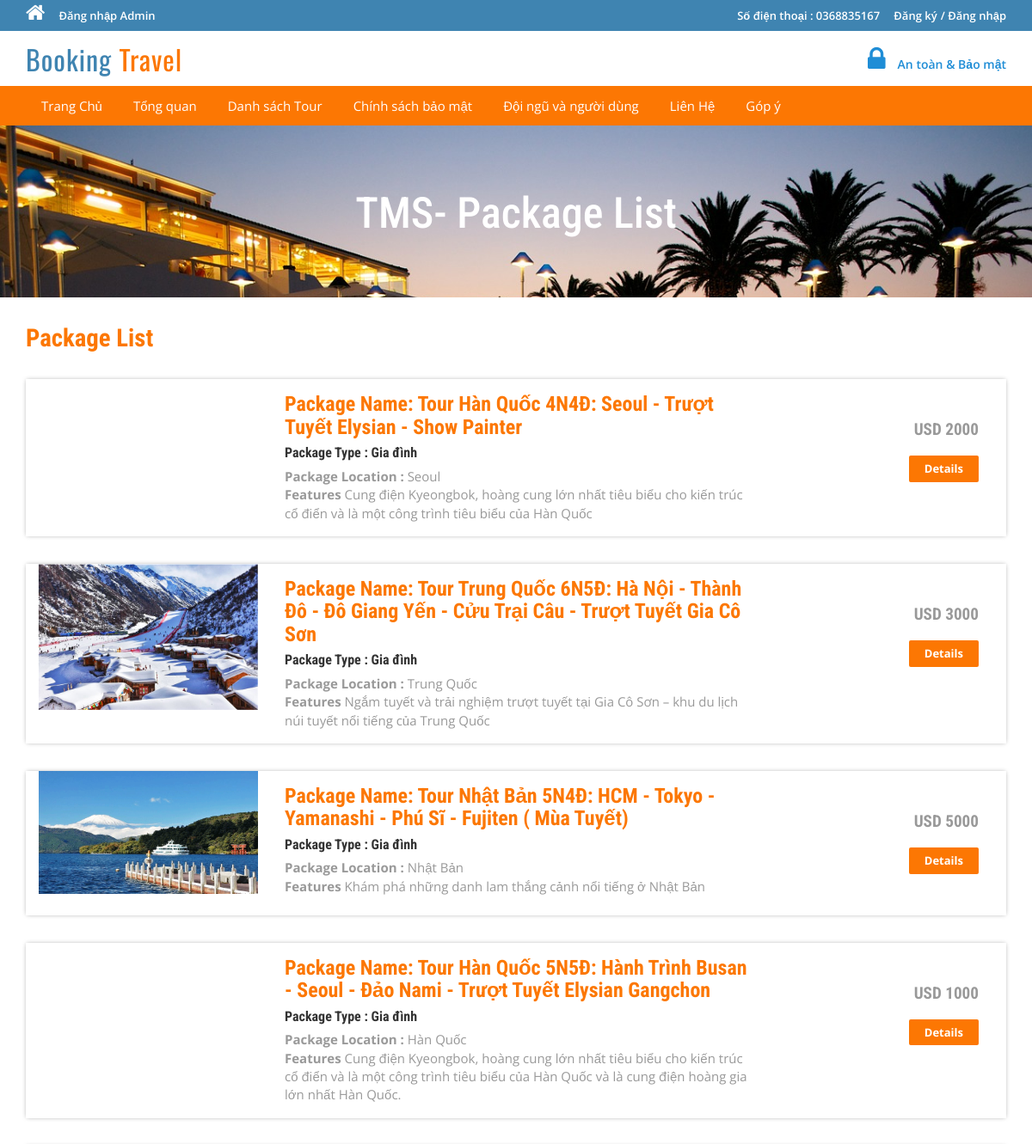
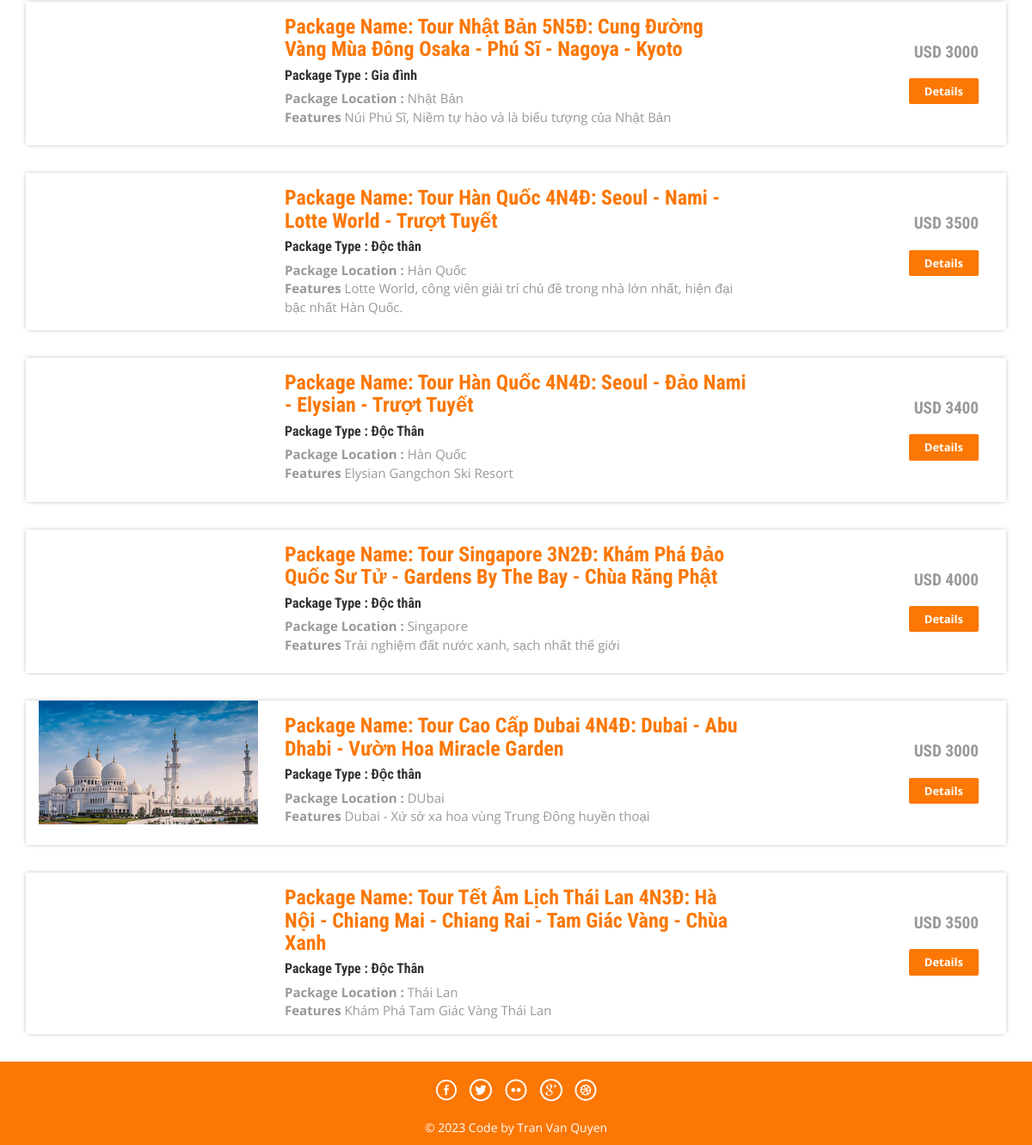
The page /tms/package-list.php on the database its author committed (2 pictures, top to bottom).
### tables this page shows
CREATE TABLE `tbltourpackages` (
  `PackageId` int(11) NOT NULL,
  `PackageName` longtext DEFAULT NULL,
  `PackageType` longtext DEFAULT NULL,
  `PackageLocation` longtext DEFAULT NULL,
  `PackagePrice` int(11) DEFAULT NULL,
  `PackageFetures` longtext DEFAULT NULL,
  `PackageDetails` longtext DEFAULT NULL,
  `PackageImage` varchar(100) DEFAULT NULL,
  `Creationdate` timestamp NULL DEFAULT current_timestamp(),
  `UpdationDate` timestamp NULL DEFAULT NULL ON UPDATE current_timestamp()
);

### tms/package-list.php (the view, shortened to what this page needs)
<?php
include('includes/config.php');
?>
<!DOCTYPE HTML>
<html>
<head>
<link href="css/bootstrap.css" rel='stylesheet' type='text/css' />
<link href="css/style.css" rel='stylesheet' type='text/css' />
<link href="css/font-awesome.css" rel="stylesheet">
<link href="css/animate.css" rel="stylesheet" type="text/css" media="all">
</head>
<body>
<?php include('includes/header.php');?>
<div class="banner-3">
	<div class="container">
		<h1 class="wow zoomIn animated animated" data-wow-delay=".5s" style="visibility: visible; animation-delay: 0.5s; animation-name: zoomIn;"> TMS- Package List</h1>
	</div>
</div>
<div class="rooms">
	<div class="container">
		<div class="room-bottom">
			<h3>Package List</h3>
<?php $sql = "SELECT * from tbltourpackages";
$query = $dbh->prepare($sql);
$query->execute();
$results=$query->fetchAll(PDO::FETCH_OBJ);
if($query->rowCount() > 0)
{
foreach($results as $result)
{	?>
			<div class="rom-btm">
				<div class="col-md-3 room-left wow fadeInLeft animated" data-wow-delay=".5s">
					<img src="admin/pacakgeimages/<?php echo htmlentities($result->PackageImage);?>" class="img-responsive" alt="">
				</div>
				<div class="col-md-6 room-midle wow fadeInUp animated" data-wow-delay=".5s">
					<h4>Package Name: <?php echo htmlentities($result->PackageName);?></h4>
					<h6>Package Type : <?php echo htmlentities($result->PackageType);?></h6>
					<p><b>Package Location :</b> <?php echo htmlentities($result->PackageLocation);?></p>
					<p><b>Features</b> <?php echo htmlentities($result->PackageFetures);?></p>
				</div>
				<div class="col-md-3 room-right wow fadeInRight animated" data-wow-delay=".5s">
					<h5>USD <?php echo htmlentities($result->PackagePrice);?></h5>
					<a href="package-details.php?pkgid=<?php echo htmlentities($result->PackageId);?>" class="view">Details</a>
				</div>
				<div class="clearfix"></div>
			</div>
<?php }} ?>
		</div>
	</div>
</div>
<?php include('includes/footer.php');?>
</body>
</html>

### tms/includes/header.php (shortened to what this page needs)
<?php if($_SESSION['login'])
{?>
<div class="top-header">
	<div class="container">
		<ul class="tp-hd-lft wow fadeInLeft animated" data-wow-delay=".5s">
			<li class="hm"><a href="index.html"><i class="fa fa-home"></i></a></li>
			<li class="prnt"><a href="profile.php">My Profile</a></li>
				<li class="prnt"><a href="change-password.php">Change Password</a></li>
			<li class="prnt"><a href="tour-history.php">My Tour History</a></li>
			<li class="prnt"><a href="issuetickets.php">Issue Tickets</a></li>
		</ul>
		<ul class="tp-hd-rgt wow fadeInRight animated" data-wow-delay=".5s">
			<li class="tol">Welcome :</li>
			<li class="sig"><?php echo htmlentities($_SESSION['login']);?></li>
			<li class="sigi"><a href="logout.php" >/ Logout</a></li>
        </ul>
		<div class="clearfix"></div>
	</div>
</div><?php } else {?>
<div class="top-header">
	<div class="container">
		<ul class="tp-hd-lft wow fadeInLeft animated" data-wow-delay=".5s">
			<li class="hm"><a href="index.php"><i class="fa fa-home"></i></a></li>
				<li class="hm"><a href="admin/index.php">Đăng nhập Admin</a></li>
		</ul>
		<ul class="tp-hd-rgt wow fadeInRight animated" data-wow-delay=".5s">
			<li class="tol">Số điện thoại : 0368835167</li>
			<li class="sig"><a href="#" data-toggle="modal" data-target="#myModal" >Đăng ký</a></li>
			<li class="sigi"><a href="#" data-toggle="modal" data-target="#myModal4" >/ Đăng nhập</a></li>
        </ul>
		<div class="clearfix"></div>
	</div>
</div>
<?php }?>
<div class="header">
	<div class="container">
		<div class="logo wow fadeInDown animated" data-wow-delay=".5s">
			<a href="index.php">Booking <span>Travel</span></a>
		</div>
		<div class="lock fadeInDown animated" data-wow-delay=".5s">
			<li><i class="fa fa-lock"></i></li>
            <li><div class="securetxt">An toàn &amp; Bảo mật </div></li>
		</div>
		<div class="clearfix"></div>
	</div>
</div>
<div class="footer-btm wow fadeInLeft animated" data-wow-delay=".5s">
	<div class="container">
	<div class="navigation">
			<nav class="navbar navbar-default">
				<div class="collapse navbar-collapse nav-wil" id="bs-example-navbar-collapse-1">
					<nav class="cl-effect-1">
						<ul class="nav navbar-nav">
							<li><a href="index.php">Trang Chủ</a></li>
							<li><a href="about.php">Tổng quan</a></li>
								<li><a href="package-list.php">Danh sách Tour</a></li>
								<li><a href="page.php?type=privacy">Chính sách bảo mật</a></li>
								<li><a href="page.php?type=terms">Đội ngũ và người dùng</a></li>
								<li><a href="page.php?type=contact">Liên Hệ</a></li>
								<?php if($_SESSION['login'])
{?>
								<li>Need Help?<a href="#" data-toggle="modal" data-target="#myModal3"> / Write Us </a>  </li>
								<?php } else { ?>
								<li><a href="enquiry.php"> Góp ý </a>  </li>
								<?php } ?>
								<div class="clearfix"></div>
						</ul>
					</nav>
				</div>
			</nav>
		</div>
	</div>
</div>

### tms/includes/footer.php
<div class="copy-right">
	<div class="container">
		<div class="footer-social-icons wow fadeInDown animated animated" data-wow-delay=".5s" style="visibility: visible; animation-delay: 0.5s; animation-name: fadeInDown;">
			<ul>
				<li><a class="facebook" href="#"><span>Facebook</span></a></li>
				<li><a class="twitter" href="#"><span>Twitter</span></a></li>
				<li><a class="flickr" href="#"><span>Flickr</span></a></li>
				<li><a class="googleplus" href="#"><span>Google+</span></a></li>
				<li><a class="dribbble" href="#"><span>Dribbble</span></a></li>
			</ul>
		</div>
		<p class="wow zoomIn animated animated" data-wow-delay=".5s" style="visibility: visible; animation-delay: 0.5s; animation-name: zoomIn;">© 2023 Code by Tran Van Quyen </p>
	</div>
</div>

### tms/css/style.css (style rules this page uses)
html, body { font-size: 100%; background: #fff; font-family: 'Open Sans', sans-serif; }
body a,.grid_1,plan_1,plan_1.one,plan_1.two,i.icon1, i.icon2, i.icon3, i.icon4, i.icon5, i.icon6 { transition:0.5s all; -webkit-transition:0.5s all; -moz-transition:0.5s all; -o-transition:0.5s all; -ms-transition:0.5s all; }
h1,h2,h3,h4,h5,h6 { margin:0; font-family: 'Roboto Condensed', sans-serif; }
p { margin:0; }
ul { margin:0; padding:0; }
.logo a { color: #3F84B1; letter-spacing: 1px; font-size: 2em; font-weight: 400; display: block; text-decoration: none; font-family: 'Oswald', sans-serif; }
.logo span { color:#fc7703; }
i.fa.fa-home { font-size: 24px; }
.top-header { background-color: #3F84B1; border-bottom: 0 none; height: 36px; line-height: 35px; }
ul.tp-hd-lft { float: left; }
ul.tp-hd-lft li { display: inline-block; }
li.hm,li.prnt { margin-right: 12px; }
ul.tp-hd-lft a { font-size: 13px; font-weight: 600; color:#fff; }
ul.tp-hd-rgt { float:right; }
ul.tp-hd-rgt li { display: inline-block; font-size: 13px; font-weight: 600; color:#fff; }
ul.tp-hd-rgt a { font-size: 13px; font-weight: 600; color:#fff; }
li.ned,li.wrt,li.tol { margin-right: 12px; }
.header { background-color: #fff; margin: 0; padding: 10px 0 8px; }
.logo a { display: block; }
.logo { float: left; margin-right: 60px; }
.lock { float: right; margin-top: 7px; }
.securetxt { color: #1f8dd6; line-height: 18px; margin-top: 0px; font-size: 14px; font-weight:600; }
.lock li { display: inline-block; }
i.fa.fa-lock { color:#1f8dd6; font-size: 2em; padding-right: 10px; }
.footer-btm li { display: inline-block; margin: 0 10px; font-size: 14px; color: #fff; }
.footer-btm li a { font-size: 15px; color: #fff; display: inline-block; padding: 5px 8px; }
.footer-btm { background:#fc7703; padding: 0.5em 0; text-align:center; }
.copy-right p { color:#fff; font-size:14px; line-height: 1.8em; }
.copy-right { background:#fc7703; text-align: center; padding: 0.5em 0; }
a.view { padding: 6px 18px; font-weight: 700; color: #fff; background-color: #fc7703; border: 0; font-size: 13px; border-radius: 2px; -webkit-transition: all .2s; -moz-transition: all .2s; transition: all .2s; margin-top: 20px; display: inline-block; }
.banner-3 { background: url(../images/6.jpg)no-repeat; background-size: cover; -webkit-background-size: cover; -o-background-size: cover; -ms-background-size: cover; -moz-background-size: cover; min-height:200px; }
.banner-3 h1 { font-size: 50px; margin-bottom: 40px; padding: 1.5em 0 0; text-align: center; color: #fff; }
.rom-btm { margin-top: 2em; box-shadow: 0px 0px 5px -1px rgba(0, 0, 0, 0.37); }
.room-bottom h3 { font-size: 1.8em; font-weight: 700; color: #fc7703; }
.room-bottom { padding: 2em 0; }
.rom-btm h4 { font-size: 1.5em; font-weight: 700; color: #fc7703; }
.rom-btm p { font-size: 15px; color: #999; }
.rom-btm h6 { font-size: 1em; font-weight: 700; margin: 0.5em 0; }
.room-right { text-align: right; padding: 3em 2em; }
.room-midle { padding: 1em; }
.rom-btm h5 { font-size: 1.2em; font-weight: 700; color: #999; }
.footer-social-icons ul li { display:inline-block; margin:0 0.2em; }
.footer-social-icons ul li a { width:30px; height:30px; background:url('../images/img-sprite.png') no-repeat 0px 0px; display:inline-block; position: relative; }
.footer-social-icons ul li a.facebook { background-position:0px 0px; }
.footer-social-icons ul li a.twitter { background-position:-30px 0px; }
.footer-social-icons ul li a.flickr { background-position:-60px 0px; }
.footer-social-icons ul li a.googleplus { background-position:-90px 0px; }
.footer-social-icons ul li a.dribbble { background-position:-120px 0px; }
.footer-social-icons { margin: 10px 0 10px; }
.navbar-default { background-color: #fc7703 !important; border-color: #fc7703 !important; }
.navbar { min-height: 0px !important; margin-bottom:0px !important; border-radius:0px !important; border: none !important; }
ul.nav.navbar-nav li a { font-size: 15px ; color: #fff; display: inline-block; padding: 5px 8px; }
.navbar-collapse { padding-right: 0px !important; padding-left: 0px !important; }

### rows shown on the page
tbltourpackages: PackageName "Tour Hàn Quốc 4N4Đ: Seoul - Trượt Tuyết Elysian - Show Painter", PackageType "Gia đình", PackageLocation "Seoul", PackageFetures "Cung điện Kyeongbok, hoàng cung lớn nhất tiêu biểu cho kiến trúc cổ điển và là một công trình tiêu biểu của Hàn Quốc", PackagePrice "2000"
tbltourpackages: PackageImage (picture), PackageName "Tour Trung Quốc 6N5Đ: Hà Nội - Thành Đô - Đô Giang Yến - Cửu Trại Câu - Trượt Tuyết Gia Cô Sơn", PackageType "Gia đình", PackageLocation "Trung Quốc", PackageFetures "Ngắm tuyết và trải nghiệm trượt tuyết tại Gia Cô Sơn – khu du lịch núi tuyết nổi tiếng của Trung Quốc", PackagePrice "3000"
tbltourpackages: PackageImage (picture), PackageName "Tour Nhật Bản 5N4Đ: HCM - Tokyo - Yamanashi - Phú Sĩ - Fujiten ( Mùa Tuyết)", PackageType "Gia đình", PackageLocation "Nhật Bản", PackageFetures "Khám phá những danh lam thắng cảnh nổi tiếng ở Nhật Bản", PackagePrice "5000"
tbltourpackages: PackageName "Tour Hàn Quốc 5N5Đ: Hành Trình Busan - Seoul - Đảo Nami - Trượt Tuyết Elysian Gangchon", PackageType "Gia đình", PackageLocation "Hàn Quốc", PackageFetures "Cung điện Kyeongbok, hoàng cung lớn nhất tiêu biểu cho kiến trúc cổ điển và là một công trình tiêu biểu của Hàn Quốc và là cung điện hoàng gia lớn nhất Hàn Quốc.", PackagePrice "1000"
tbltourpackages: PackageName "Tour Nhật Bản 5N5Đ: Cung Đường Vàng Mùa Đông Osaka - Phú Sĩ - Nagoya - Kyoto", PackageType "Gia đình", PackageLocation "Nhật Bản", PackageFetures "Núi Phú Sĩ, Niềm tự hào và là biểu tượng của Nhật Bản", PackagePrice "3000"
tbltourpackages: PackageName "Tour Hàn Quốc 4N4Đ: Seoul - Nami - Lotte World - Trượt Tuyết", PackageType "Độc thân", PackageLocation "Hàn Quốc", PackageFetures "Lotte World, công viên giải trí chủ đề trong nhà lớn nhất, hiện đại bậc nhất Hàn Quốc.", PackagePrice "3500"
tbltourpackages: PackageName "Tour Hàn Quốc 4N4Đ: Seoul - Đảo Nami - Elysian - Trượt Tuyết", PackageType "Độc Thân", PackageLocation "Hàn Quốc", PackageFetures "Elysian Gangchon Ski Resort", PackagePrice "3400"
tbltourpackages: PackageName "Tour Singapore 3N2Đ: Khám Phá Đảo Quốc Sư Tử - Gardens By The Bay - Chùa Răng Phật", PackageType "Độc thân", PackageLocation "Singapore", PackageFetures "Trải nghiệm đất nước xanh, sạch nhất thế giới", PackagePrice "4000"
tbltourpackages: PackageImage (picture), PackageName "Tour Cao Cấp Dubai 4N4Đ: Dubai - Abu Dhabi - Vườn Hoa Miracle Garden", PackageType "Độc thân", PackageLocation "DUbai", PackageFetures "Dubai - Xứ sở xa hoa vùng Trung Đông huyền thoại", PackagePrice "3000"
tbltourpackages: PackageName "Tour Tết Âm Lịch Thái Lan 4N3Đ: Hà Nội - Chiang Mai - Chiang Rai - Tam Giác Vàng - Chùa Xanh", PackageType "Độc Thân", PackageLocation "Thái Lan", PackageFetures "Khám Phá Tam Giác Vàng Thái Lan", PackagePrice "3500"
